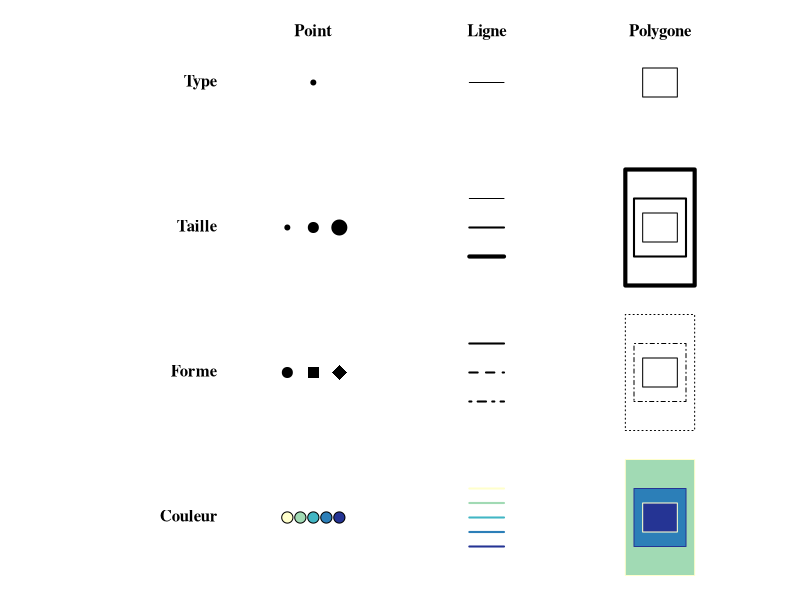

Generate this figure with R:
png(filename = here::here("assets", "img", "symbols.png"), 
    width = 12, height = 6, units = "in", pointsize = 14, res = 300)

x_grad <- seq(-2.5, 6.5)
y_grad <- seq(1.5, 5.5)

par(xaxs = "i", yaxs = "i", family = "serif", mar = c(0.5, 0.5, 0.5, 0.5), bg = "transparent")
plot(0, type = "n", bty = "n", axes = FALSE, ann = FALSE,
     xlim = range(x_grad), ylim = range(y_grad))

points(1, 5, pch = 20)
lines(c(3 - 0.2, 3 + 0.2), c(rep(5, 2)), pch = 19)
rect(5 - 0.2, 5 - 0.1, 5 + 0.2, 5 + 0.1, pch = 19)

points(1 - 0.3, 4, pch = 20, cex = 1)
points(1, 4, pch = 20, cex = 2)
points(1 + 0.3, 4, pch = 20, cex = 3)
lines(c(3 - 0.2, 3 + 0.2), c(rep(4.2, 2)), pch = 19)
lines(c(3 - 0.2, 3 + 0.2), c(rep(4.0, 2)), pch = 19, lwd = 2)
lines(c(3 - 0.2, 3 + 0.2), c(rep(3.8, 2)), pch = 19, lwd = 4)
rect(5 - 0.2, 4 - 0.1, 5 + 0.2, 4 + 0.1, pch = 19)
rect(5 - 0.3, 4 - 0.2, 5 + 0.3, 4 + 0.2, pch = 19, lwd = 2)
rect(5 - 0.4, 4 - 0.4, 5 + 0.4, 4 + 0.4, pch = 19, lwd = 4)

points(1 - 0.3, 3, pch = 20, cex = 2)
points(1, 3, pch = 15, cex = 1.5)
points(1 + 0.3, 3, pch = 18, cex = 2)

lines(c(3 - 0.2, 3 + 0.2), c(rep(3.2, 2)), pch = 19, lwd = 2)
lines(c(3 - 0.2, 3 + 0.2), c(rep(3.0, 2)), pch = 19, lwd = 2, lty = 2)
lines(c(3 - 0.2, 3 + 0.2), c(rep(2.8, 2)), pch = 19, lwd = 2, lty = 4)

rect(5 - 0.2, 3 - 0.1, 5 + 0.2, 3 + 0.1, lwd = 1)
rect(5 - 0.3, 3 - 0.2, 5 + 0.3, 3 + 0.2, lwd = 1, lty = 4)
rect(5 - 0.4, 3 - 0.4, 5 + 0.4, 3 + 0.4, lwd = 1, lty = 3)

points(1 - 0.30, 2, pch = 21, cex = 1.5, col = "black", bg = '#ffffcc')
points(1 - 0.15, 2, pch = 21, cex = 1.5, col = "black", bg = '#a1dab4')
points(1 - 0.00, 2, pch = 21, cex = 1.5, col = "black", bg = '#41b6c4')
points(1 + 0.15, 2, pch = 21, cex = 1.5, col = "black", bg = '#2c7fb8')
points(1 + 0.30, 2, pch = 21, cex = 1.5, col = "black", bg = '#253494')

text(1, 5.25, "Point", xpd = TRUE, pos = 3, font = 2)
text(3, 5.25, "Ligne", xpd = TRUE, pos = 3, font = 2)
text(5, 5.25, "Polygone", xpd = TRUE, pos = 3, font = 2)

text(0, 5, "Type", xpd = TRUE, pos = 2, font = 2)
text(0, 4, "Taille", xpd = TRUE, pos = 2, font = 2)
text(0, 3, "Forme", xpd = TRUE, pos = 2, font = 2)
text(0, 2, "Couleur", xpd = TRUE, pos = 2, font = 2)

lines(c(3 - 0.2, 3 + 0.2), c(rep(2.2, 2)), lwd = 2, col = '#ffffcc')
lines(c(3 - 0.2, 3 + 0.2), c(rep(2.1, 2)), lwd = 2, col = '#a1dab4')
lines(c(3 - 0.2, 3 + 0.2), c(rep(2.0, 2)), lwd = 2, col = '#41b6c4')
lines(c(3 - 0.2, 3 + 0.2), c(rep(1.9, 2)), lwd = 2, col = '#2c7fb8')
lines(c(3 - 0.2, 3 + 0.2), c(rep(1.8, 2)), lwd = 2, col = '#253494')


rect(5 - 0.4, 2 - 0.4, 5 + 0.4, 2 + 0.4, col = '#a1dab4', border = '#ffffcc')
rect(5 - 0.3, 2 - 0.2, 5 + 0.3, 2 + 0.2, col = '#2c7fb8', border = '#253494')
rect(5 - 0.2, 2 - 0.1, 5 + 0.2, 2 + 0.1, col = '#253494', border = '#ffffcc')

dev.off()

